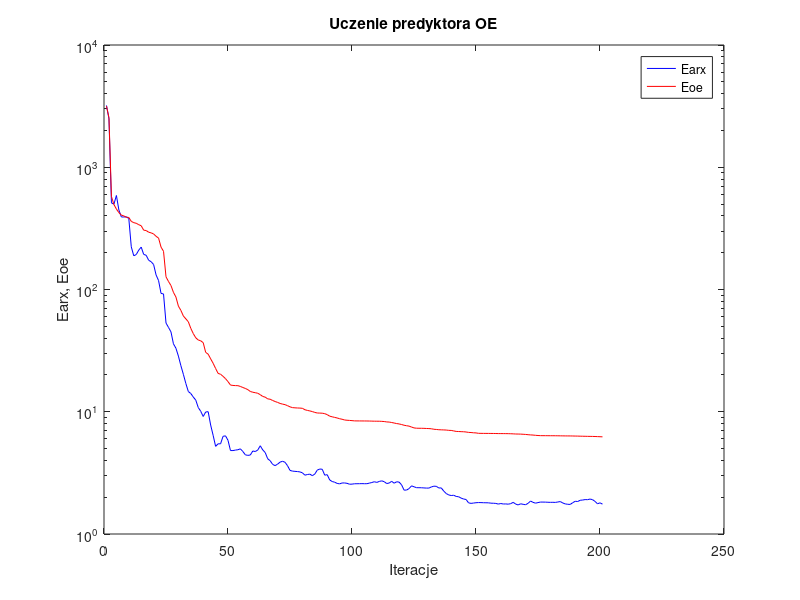
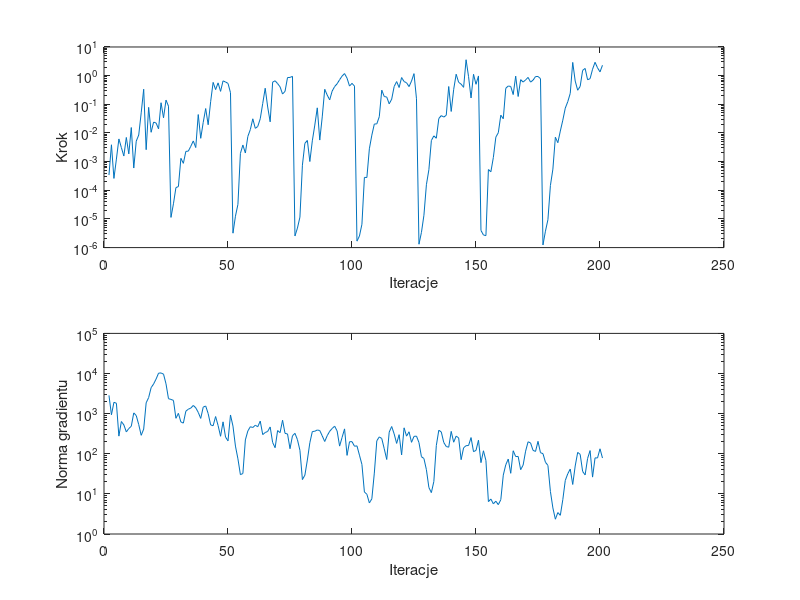

These figures' MATLAB source, in order:
%uczenie predyktora oe
clear all;
n=0; farx(n+1)=3.202870e+003; foe(n+1)=3.163629e+003; wspucz(n+1)=0.000000e+000; ng(n+1)=0.000000e+000;
%odnowa zmiennej metryki
n=1; farx(n+1)=2.490561e+003; foe(n+1)=2.547209e+003; krok(n+1)=3.395966e-004; ng(n+1)=2.853800e+003;
n=2; farx(n+1)=5.111797e+002; foe(n+1)=5.761251e+002; krok(n+1)=3.868579e-003; ng(n+1)=9.370059e+002;
n=3; farx(n+1)=4.986657e+002; foe(n+1)=4.957731e+002; krok(n+1)=2.594055e-004; ng(n+1)=1.915255e+003;
n=4; farx(n+1)=5.874808e+002; foe(n+1)=4.550349e+002; krok(n+1)=1.225207e-003; ng(n+1)=1.815878e+003;
n=5; farx(n+1)=4.470666e+002; foe(n+1)=4.252786e+002; krok(n+1)=6.192369e-003; ng(n+1)=2.751486e+002;
n=6; farx(n+1)=3.922199e+002; foe(n+1)=4.060145e+002; krok(n+1)=3.096185e-003; ng(n+1)=6.363452e+002;
n=7; farx(n+1)=3.916715e+002; foe(n+1)=3.999718e+002; krok(n+1)=1.568736e-003; ng(n+1)=5.253465e+002;
n=8; farx(n+1)=3.935989e+002; foe(n+1)=3.896463e+002; krok(n+1)=6.966499e-003; ng(n+1)=3.504194e+002;
n=9; farx(n+1)=3.810263e+002; foe(n+1)=3.883894e+002; krok(n+1)=1.860699e-003; ng(n+1)=4.258308e+002;
n=10; farx(n+1)=2.233841e+002; foe(n+1)=3.607530e+002; krok(n+1)=1.547432e-002; ng(n+1)=4.845340e+002;
n=11; farx(n+1)=1.886917e+002; foe(n+1)=3.522551e+002; krok(n+1)=5.972073e-004; ng(n+1)=1.043328e+003;
n=12; farx(n+1)=1.931599e+002; foe(n+1)=3.479814e+002; krok(n+1)=5.172508e-003; ng(n+1)=8.953985e+002;
n=13; farx(n+1)=2.097819e+002; foe(n+1)=3.391223e+002; krok(n+1)=8.468065e-003; ng(n+1)=5.336909e+002;
n=14; farx(n+1)=2.222936e+002; foe(n+1)=3.322035e+002; krok(n+1)=5.034993e-002; ng(n+1)=2.882207e+002;
n=15; farx(n+1)=1.937403e+002; foe(n+1)=3.057593e+002; krok(n+1)=3.355407e-001; ng(n+1)=4.116260e+002;
n=16; farx(n+1)=1.906277e+002; foe(n+1)=3.036101e+002; krok(n+1)=2.607206e-003; ng(n+1)=1.860627e+003;
n=17; farx(n+1)=1.735561e+002; foe(n+1)=2.941917e+002; krok(n+1)=7.822596e-002; ng(n+1)=2.514373e+003;
n=18; farx(n+1)=1.687276e+002; foe(n+1)=2.906414e+002; krok(n+1)=1.056599e-002; ng(n+1)=4.441030e+003;
n=19; farx(n+1)=1.601636e+002; foe(n+1)=2.847870e+002; krok(n+1)=2.386882e-002; ng(n+1)=5.485025e+003;
n=20; farx(n+1)=1.315363e+002; foe(n+1)=2.723248e+002; krok(n+1)=2.223039e-002; ng(n+1)=7.277301e+003;
n=21; farx(n+1)=1.183109e+002; foe(n+1)=2.634442e+002; krok(n+1)=1.389524e-002; ng(n+1)=1.020681e+004;
n=22; farx(n+1)=9.288287e+001; foe(n+1)=2.221416e+002; krok(n+1)=1.134226e-001; ng(n+1)=1.032791e+004;
n=23; farx(n+1)=9.200099e+001; foe(n+1)=2.054044e+002; krok(n+1)=3.388472e-002; ng(n+1)=9.648749e+003;
n=24; farx(n+1)=5.318289e+001; foe(n+1)=1.269958e+002; krok(n+1)=1.400181e-001; ng(n+1)=5.539243e+003;
n=25; farx(n+1)=4.898613e+001; foe(n+1)=1.163229e+002; krok(n+1)=8.616836e-002; ng(n+1)=2.357890e+003;
%odnowa zmiennej metryki
n=26; farx(n+1)=4.504470e+001; foe(n+1)=1.078157e+002; krok(n+1)=1.131276e-005; ng(n+1)=2.261918e+003;
n=27; farx(n+1)=3.595020e+001; foe(n+1)=9.477348e+001; krok(n+1)=3.378344e-005; ng(n+1)=2.140201e+003;
n=28; farx(n+1)=3.308456e+001; foe(n+1)=8.679782e+001; krok(n+1)=1.239407e-004; ng(n+1)=7.656893e+002;
n=29; farx(n+1)=2.852049e+001; foe(n+1)=7.309999e+001; krok(n+1)=1.347782e-004; ng(n+1)=1.018184e+003;
n=30; farx(n+1)=2.381461e+001; foe(n+1)=6.746931e+001; krok(n+1)=1.303632e-003; ng(n+1)=6.206388e+002;
n=31; farx(n+1)=2.024702e+001; foe(n+1)=6.073447e+001; krok(n+1)=8.713055e-004; ng(n+1)=5.808926e+002;
n=32; farx(n+1)=1.703138e+001; foe(n+1)=5.753871e+001; krok(n+1)=2.275225e-003; ng(n+1)=1.151010e+003;
n=33; farx(n+1)=1.463846e+001; foe(n+1)=5.446805e+001; krok(n+1)=2.324799e-003; ng(n+1)=1.290040e+003;
n=34; farx(n+1)=1.410036e+001; foe(n+1)=4.808446e+001; krok(n+1)=3.427028e-003; ng(n+1)=1.374761e+003;
n=35; farx(n+1)=1.320153e+001; foe(n+1)=4.357499e+001; krok(n+1)=5.269205e-003; ng(n+1)=1.600575e+003;
n=36; farx(n+1)=1.244728e+001; foe(n+1)=4.026872e+001; krok(n+1)=3.096185e-003; ng(n+1)=1.398475e+003;
n=37; farx(n+1)=1.083482e+001; foe(n+1)=3.863984e+001; krok(n+1)=4.388300e-002; ng(n+1)=1.075440e+003;
n=38; farx(n+1)=1.009014e+001; foe(n+1)=3.804693e+001; krok(n+1)=6.506258e-003; ng(n+1)=7.601443e+002;
n=39; farx(n+1)=9.150491e+000; foe(n+1)=3.674908e+001; krok(n+1)=2.319637e-002; ng(n+1)=1.449592e+003;
n=40; farx(n+1)=9.952547e+000; foe(n+1)=3.059083e+001; krok(n+1)=7.113068e-002; ng(n+1)=1.552320e+003;
n=41; farx(n+1)=1.001325e+001; foe(n+1)=2.958641e+001; krok(n+1)=1.932256e-002; ng(n+1)=1.004394e+003;
n=42; farx(n+1)=7.792597e+000; foe(n+1)=2.710424e+001; krok(n+1)=1.237945e-001; ng(n+1)=5.239729e+002;
n=43; farx(n+1)=6.417570e+000; foe(n+1)=2.492061e+001; krok(n+1)=5.821767e-001; ng(n+1)=4.986645e+002;
n=44; farx(n+1)=5.213180e+000; foe(n+1)=2.260220e+001; krok(n+1)=3.255844e-001; ng(n+1)=8.466364e+002;
n=45; farx(n+1)=5.469104e+000; foe(n+1)=2.059356e+001; krok(n+1)=5.596492e-001; ng(n+1)=5.065228e+002;
n=46; farx(n+1)=5.466698e+000; foe(n+1)=2.027070e+001; krok(n+1)=2.828655e-001; ng(n+1)=2.729891e+002;
n=47; farx(n+1)=6.295512e+000; foe(n+1)=1.948625e+001; krok(n+1)=6.577988e-001; ng(n+1)=6.242851e+002;
n=48; farx(n+1)=6.354256e+000; foe(n+1)=1.864405e+001; krok(n+1)=5.995370e-001; ng(n+1)=2.615687e+002;
n=49; farx(n+1)=5.837726e+000; foe(n+1)=1.764227e+001; krok(n+1)=5.377399e-001; ng(n+1)=2.093028e+002;
n=50; farx(n+1)=4.815994e+000; foe(n+1)=1.653491e+001; krok(n+1)=2.550707e-001; ng(n+1)=9.259818e+002;
%odnowa zmiennej metryki
n=51; farx(n+1)=4.814293e+000; foe(n+1)=1.641749e+001; krok(n+1)=3.185077e-006; ng(n+1)=4.891586e+002;
n=52; farx(n+1)=4.857033e+000; foe(n+1)=1.636399e+001; krok(n+1)=1.245057e-005; ng(n+1)=1.553522e+002;
n=53; farx(n+1)=4.891684e+000; foe(n+1)=1.634185e+001; krok(n+1)=3.223481e-005; ng(n+1)=7.480675e+001;
n=54; farx(n+1)=4.971751e+000; foe(n+1)=1.610620e+001; krok(n+1)=1.935208e-003; ng(n+1)=3.016496e+001;
n=55; farx(n+1)=4.727245e+000; foe(n+1)=1.578704e+001; krok(n+1)=3.792736e-003; ng(n+1)=3.221991e+001;
n=56; farx(n+1)=4.441813e+000; foe(n+1)=1.551076e+001; krok(n+1)=1.995464e-003; ng(n+1)=2.213220e+002;
n=57; farx(n+1)=4.397427e+000; foe(n+1)=1.516377e+001; krok(n+1)=7.585588e-003; ng(n+1)=3.697876e+002;
n=58; farx(n+1)=4.428564e+000; foe(n+1)=1.465319e+001; krok(n+1)=1.308616e-002; ng(n+1)=4.713510e+002;
n=59; farx(n+1)=4.775870e+000; foe(n+1)=1.443977e+001; krok(n+1)=3.120433e-002; ng(n+1)=4.516957e+002;
n=60; farx(n+1)=4.726718e+000; foe(n+1)=1.431877e+001; krok(n+1)=1.450364e-002; ng(n+1)=5.137846e+002;
n=61; farx(n+1)=4.864481e+000; foe(n+1)=1.416593e+001; krok(n+1)=1.684825e-002; ng(n+1)=4.723057e+002;
n=62; farx(n+1)=5.270174e+000; foe(n+1)=1.379514e+001; krok(n+1)=3.134015e-002; ng(n+1)=6.521507e+002;
n=63; farx(n+1)=4.877480e+000; foe(n+1)=1.334452e+001; krok(n+1)=1.067078e-001; ng(n+1)=3.000840e+002;
n=64; farx(n+1)=4.638938e+000; foe(n+1)=1.316602e+001; krok(n+1)=3.635836e-001; ng(n+1)=3.379129e+002;
n=65; farx(n+1)=4.125350e+000; foe(n+1)=1.275032e+001; krok(n+1)=8.061847e-002; ng(n+1)=3.601758e+002;
n=66; farx(n+1)=3.974908e+000; foe(n+1)=1.265934e+001; krok(n+1)=2.447549e-002; ng(n+1)=4.659992e+002;
n=67; farx(n+1)=3.710397e+000; foe(n+1)=1.236298e+001; krok(n+1)=5.945315e-001; ng(n+1)=1.905854e+002;
n=68; farx(n+1)=3.625122e+000; foe(n+1)=1.212945e+001; krok(n+1)=6.614848e-001; ng(n+1)=1.416465e+002;
n=69; farx(n+1)=3.728465e+000; foe(n+1)=1.192143e+001; krok(n+1)=5.281623e-001; ng(n+1)=3.784476e+002;
n=70; farx(n+1)=3.871698e+000; foe(n+1)=1.169674e+001; krok(n+1)=4.063898e-001; ng(n+1)=3.360794e+002;
n=71; farx(n+1)=3.936997e+000; foe(n+1)=1.154572e+001; krok(n+1)=2.278082e-001; ng(n+1)=6.854335e+002;
n=72; farx(n+1)=3.860218e+000; foe(n+1)=1.143140e+001; krok(n+1)=2.833785e-001; ng(n+1)=3.217480e+002;
n=73; farx(n+1)=3.619892e+000; foe(n+1)=1.121415e+001; krok(n+1)=8.576098e-001; ng(n+1)=3.121075e+002;
n=74; farx(n+1)=3.313919e+000; foe(n+1)=1.097110e+001; krok(n+1)=8.674420e-001; ng(n+1)=1.335715e+002;
n=75; farx(n+1)=3.269141e+000; foe(n+1)=1.080996e+001; krok(n+1)=9.429061e-001; ng(n+1)=2.810941e+002;
%odnowa zmiennej metryki
n=76; farx(n+1)=3.254307e+000; foe(n+1)=1.076602e+001; krok(n+1)=2.542898e-006; ng(n+1)=3.228672e+002;
n=77; farx(n+1)=3.242120e+000; foe(n+1)=1.073675e+001; krok(n+1)=4.811020e-006; ng(n+1)=2.244516e+002;
n=78; farx(n+1)=3.220309e+000; foe(n+1)=1.071722e+001; krok(n+1)=1.153689e-005; ng(n+1)=1.220381e+002;
n=79; farx(n+1)=3.167259e+000; foe(n+1)=1.066924e+001; krok(n+1)=7.499704e-004; ng(n+1)=2.270832e+001;
n=80; farx(n+1)=3.029313e+000; foe(n+1)=1.038878e+001; krok(n+1)=4.337081e-003; ng(n+1)=2.928840e+001;
n=81; farx(n+1)=3.065153e+000; foe(n+1)=1.025703e+001; krok(n+1)=5.478088e-003; ng(n+1)=6.990870e+001;
n=82; farx(n+1)=3.088336e+000; foe(n+1)=1.015640e+001; krok(n+1)=1.006932e-003; ng(n+1)=1.883307e+002;
n=83; farx(n+1)=3.000058e+000; foe(n+1)=1.003618e+001; krok(n+1)=5.320104e-003; ng(n+1)=3.572207e+002;
n=84; farx(n+1)=3.094255e+000; foe(n+1)=9.875326e+000; krok(n+1)=1.881038e-002; ng(n+1)=3.641108e+002;
n=85; farx(n+1)=3.333172e+000; foe(n+1)=9.769299e+000; krok(n+1)=7.524152e-002; ng(n+1)=3.908046e+002;
n=86; farx(n+1)=3.400692e+000; foe(n+1)=9.752491e+000; krok(n+1)=5.647473e-003; ng(n+1)=3.795120e+002;
n=87; farx(n+1)=3.385710e+000; foe(n+1)=9.730955e+000; krok(n+1)=3.640360e-002; ng(n+1)=2.789551e+002;
n=88; farx(n+1)=3.028575e+000; foe(n+1)=9.647080e+000; krok(n+1)=3.337297e-001; ng(n+1)=2.021142e+002;
n=89; farx(n+1)=3.057892e+000; foe(n+1)=9.473429e+000; krok(n+1)=2.103304e-001; ng(n+1)=2.819096e+002;
n=90; farx(n+1)=2.769426e+000; foe(n+1)=9.201294e+000; krok(n+1)=1.428686e-001; ng(n+1)=3.635128e+002;
n=91; farx(n+1)=2.687650e+000; foe(n+1)=9.096476e+000; krok(n+1)=2.883317e-001; ng(n+1)=4.260753e+002;
n=92; farx(n+1)=2.653332e+000; foe(n+1)=8.990786e+000; krok(n+1)=4.158012e-001; ng(n+1)=4.871783e+002;
n=93; farx(n+1)=2.594042e+000; foe(n+1)=8.897953e+000; krok(n+1)=5.202472e-001; ng(n+1)=3.700007e+002;
n=94; farx(n+1)=2.571709e+000; foe(n+1)=8.770101e+000; krok(n+1)=7.214488e-001; ng(n+1)=1.551265e+002;
n=95; farx(n+1)=2.614531e+000; foe(n+1)=8.684174e+000; krok(n+1)=9.639418e-001; ng(n+1)=2.550966e+002;
n=96; farx(n+1)=2.616016e+000; foe(n+1)=8.566081e+000; krok(n+1)=1.180120e+000; ng(n+1)=4.168272e+002;
n=97; farx(n+1)=2.597360e+000; foe(n+1)=8.521622e+000; krok(n+1)=8.155462e-001; ng(n+1)=9.112713e+001;
n=98; farx(n+1)=2.554698e+000; foe(n+1)=8.493541e+000; krok(n+1)=4.324752e-001; ng(n+1)=1.992538e+002;
n=99; farx(n+1)=2.558401e+000; foe(n+1)=8.461597e+000; krok(n+1)=5.386117e-001; ng(n+1)=2.004928e+002;
n=100; farx(n+1)=2.576090e+000; foe(n+1)=8.420832e+000; krok(n+1)=4.317671e-001; ng(n+1)=1.539730e+002;
%odnowa zmiennej metryki
n=101; farx(n+1)=2.577711e+000; foe(n+1)=8.415438e+000; krok(n+1)=1.678983e-006; ng(n+1)=1.574300e+002;
n=102; farx(n+1)=2.579347e+000; foe(n+1)=8.412833e+000; krok(n+1)=2.537287e-006; ng(n+1)=9.237499e+001;
n=103; farx(n+1)=2.582716e+000; foe(n+1)=8.410358e+000; krok(n+1)=6.514692e-006; ng(n+1)=5.408830e+001;
n=104; farx(n+1)=2.578564e+000; foe(n+1)=8.406069e+000; krok(n+1)=2.817596e-004; ng(n+1)=1.115043e+001;
n=105; farx(n+1)=2.579077e+000; foe(n+1)=8.403699e+000; krok(n+1)=2.790064e-004; ng(n+1)=9.788064e+000;
n=106; farx(n+1)=2.607020e+000; foe(n+1)=8.395593e+000; krok(n+1)=2.804162e-003; ng(n+1)=5.948409e+000;
n=107; farx(n+1)=2.637530e+000; foe(n+1)=8.383444e+000; krok(n+1)=8.402186e-003; ng(n+1)=7.537996e+000;
n=108; farx(n+1)=2.676556e+000; foe(n+1)=8.372555e+000; krok(n+1)=2.047906e-002; ng(n+1)=3.296049e+001;
n=109; farx(n+1)=2.643087e+000; foe(n+1)=8.368578e+000; krok(n+1)=2.076180e-002; ng(n+1)=2.104294e+002;
n=110; farx(n+1)=2.691942e+000; foe(n+1)=8.365779e+000; krok(n+1)=3.688951e-002; ng(n+1)=2.633240e+002;
n=111; farx(n+1)=2.721797e+000; foe(n+1)=8.345393e+000; krok(n+1)=3.118032e-001; ng(n+1)=2.396969e+002;
n=112; farx(n+1)=2.677452e+000; foe(n+1)=8.318372e+000; krok(n+1)=1.867662e-001; ng(n+1)=1.330523e+002;
n=113; farx(n+1)=2.586663e+000; foe(n+1)=8.254740e+000; krok(n+1)=1.794664e-001; ng(n+1)=7.199470e+001;
n=114; farx(n+1)=2.612611e+000; foe(n+1)=8.235387e+000; krok(n+1)=1.037624e-001; ng(n+1)=3.459664e+002;
n=115; farx(n+1)=2.697634e+000; foe(n+1)=8.164440e+000; krok(n+1)=1.509846e-001; ng(n+1)=4.776602e+002;
n=116; farx(n+1)=2.603396e+000; foe(n+1)=8.089222e+000; krok(n+1)=4.178411e-001; ng(n+1)=3.125839e+002;
n=117; farx(n+1)=2.675549e+000; foe(n+1)=8.005189e+000; krok(n+1)=6.212565e-001; ng(n+1)=1.810022e+002;
n=118; farx(n+1)=2.656662e+000; foe(n+1)=7.949158e+000; krok(n+1)=3.856870e-001; ng(n+1)=2.992102e+002;
n=119; farx(n+1)=2.523163e+000; foe(n+1)=7.861102e+000; krok(n+1)=8.576098e-001; ng(n+1)=9.361455e+001;
n=120; farx(n+1)=2.284547e+000; foe(n+1)=7.756248e+000; krok(n+1)=6.224492e-001; ng(n+1)=4.427844e+002;
n=121; farx(n+1)=2.288268e+000; foe(n+1)=7.686102e+000; krok(n+1)=5.636152e-001; ng(n+1)=2.746604e+002;
n=122; farx(n+1)=2.351142e+000; foe(n+1)=7.630036e+000; krok(n+1)=4.144507e-001; ng(n+1)=3.528964e+002;
n=123; farx(n+1)=2.477221e+000; foe(n+1)=7.498036e+000; krok(n+1)=6.480438e-001; ng(n+1)=1.927816e+002;
n=124; farx(n+1)=2.434348e+000; foe(n+1)=7.375969e+000; krok(n+1)=1.174181e+000; ng(n+1)=2.710441e+002;
n=125; farx(n+1)=2.392915e+000; foe(n+1)=7.334069e+000; krok(n+1)=1.559895e-001; ng(n+1)=2.752864e+002;
%odnowa zmiennej metryki
n=126; farx(n+1)=2.391569e+000; foe(n+1)=7.327579e+000; krok(n+1)=1.312666e-006; ng(n+1)=1.899447e+002;
n=127; farx(n+1)=2.389598e+000; foe(n+1)=7.324397e+000; krok(n+1)=3.394755e-006; ng(n+1)=8.446811e+001;
n=128; farx(n+1)=2.381626e+000; foe(n+1)=7.316776e+000; krok(n+1)=1.344676e-005; ng(n+1)=7.623254e+001;
n=129; farx(n+1)=2.375336e+000; foe(n+1)=7.298698e+000; krok(n+1)=1.562643e-004; ng(n+1)=4.010740e+001;
n=130; farx(n+1)=2.374030e+000; foe(n+1)=7.285927e+000; krok(n+1)=5.236811e-004; ng(n+1)=1.441786e+001;
n=131; farx(n+1)=2.426659e+000; foe(n+1)=7.258909e+000; krok(n+1)=5.433546e-003; ng(n+1)=1.075864e+001;
n=132; farx(n+1)=2.461727e+000; foe(n+1)=7.190374e+000; krok(n+1)=7.932207e-003; ng(n+1)=2.039673e+001;
n=133; farx(n+1)=2.454629e+000; foe(n+1)=7.165350e+000; krok(n+1)=6.543079e-003; ng(n+1)=1.605140e+002;
n=134; farx(n+1)=2.379252e+000; foe(n+1)=7.128101e+000; krok(n+1)=3.192743e-002; ng(n+1)=3.859231e+002;
n=135; farx(n+1)=2.381926e+000; foe(n+1)=7.114359e+000; krok(n+1)=4.034388e-002; ng(n+1)=3.496296e+002;
n=136; farx(n+1)=2.243389e+000; foe(n+1)=7.101767e+000; krok(n+1)=3.579522e-002; ng(n+1)=1.910613e+002;
n=137; farx(n+1)=2.142882e+000; foe(n+1)=7.085004e+000; krok(n+1)=4.134280e-002; ng(n+1)=1.517049e+002;
n=138; farx(n+1)=2.087329e+000; foe(n+1)=7.045919e+000; krok(n+1)=4.176037e-001; ng(n+1)=1.456001e+002;
n=139; farx(n+1)=2.063870e+000; foe(n+1)=7.034098e+000; krok(n+1)=5.625683e-002; ng(n+1)=3.612902e+002;
n=140; farx(n+1)=2.075887e+000; foe(n+1)=6.971620e+000; krok(n+1)=3.326660e-001; ng(n+1)=1.940514e+002;
n=141; farx(n+1)=2.029353e+000; foe(n+1)=6.905424e+000; krok(n+1)=1.120145e+000; ng(n+1)=2.749121e+002;
n=142; farx(n+1)=2.017270e+000; foe(n+1)=6.891565e+000; krok(n+1)=5.853717e-001; ng(n+1)=2.491808e+002;
n=143; farx(n+1)=1.966422e+000; foe(n+1)=6.874124e+000; krok(n+1)=5.041216e-001; ng(n+1)=7.124018e+001;
n=144; farx(n+1)=1.932746e+000; foe(n+1)=6.861705e+000; krok(n+1)=3.904377e-001; ng(n+1)=1.408787e+002;
n=145; farx(n+1)=1.915822e+000; foe(n+1)=6.831944e+000; krok(n+1)=3.588029e+000; ng(n+1)=1.590989e+002;
n=146; farx(n+1)=1.798118e+000; foe(n+1)=6.779174e+000; krok(n+1)=9.205345e-001; ng(n+1)=1.607130e+002;
n=147; farx(n+1)=1.780419e+000; foe(n+1)=6.762467e+000; krok(n+1)=1.664562e-001; ng(n+1)=2.532640e+002;
n=148; farx(n+1)=1.791519e+000; foe(n+1)=6.728420e+000; krok(n+1)=1.114151e+000; ng(n+1)=1.126701e+002;
n=149; farx(n+1)=1.802452e+000; foe(n+1)=6.713993e+000; krok(n+1)=4.995470e-001; ng(n+1)=1.214280e+002;
n=150; farx(n+1)=1.807870e+000; foe(n+1)=6.661026e+000; krok(n+1)=9.752246e-001; ng(n+1)=2.178851e+002;
%odnowa zmiennej metryki
n=151; farx(n+1)=1.806634e+000; foe(n+1)=6.658100e+000; krok(n+1)=3.969171e-006; ng(n+1)=6.008637e+001;
n=152; farx(n+1)=1.802449e+000; foe(n+1)=6.652906e+000; krok(n+1)=2.752569e-006; ng(n+1)=1.186663e+002;
n=153; farx(n+1)=1.801051e+000; foe(n+1)=6.651276e+000; krok(n+1)=2.615947e-006; ng(n+1)=6.789865e+001;
n=154; farx(n+1)=1.799199e+000; foe(n+1)=6.649140e+000; krok(n+1)=5.292541e-004; ng(n+1)=6.407353e+000;
n=155; farx(n+1)=1.787226e+000; foe(n+1)=6.645452e+000; krok(n+1)=4.430569e-004; ng(n+1)=7.437059e+000;
n=156; farx(n+1)=1.784803e+000; foe(n+1)=6.643234e+000; krok(n+1)=1.402097e-003; ng(n+1)=5.646806e+000;
n=157; farx(n+1)=1.779357e+000; foe(n+1)=6.637488e+000; krok(n+1)=7.162643e-003; ng(n+1)=6.571466e+000;
n=158; farx(n+1)=1.756759e+000; foe(n+1)=6.629857e+000; krok(n+1)=1.021537e-002; ng(n+1)=5.387378e+000;
n=159; farx(n+1)=1.776195e+000; foe(n+1)=6.628249e+000; krok(n+1)=4.171622e-002; ng(n+1)=7.160900e+000;
n=160; farx(n+1)=1.759588e+000; foe(n+1)=6.626634e+000; krok(n+1)=3.133413e-002; ng(n+1)=2.934421e+001;
n=161; farx(n+1)=1.762400e+000; foe(n+1)=6.623664e+000; krok(n+1)=3.614383e-001; ng(n+1)=5.313461e+001;
n=162; farx(n+1)=1.753784e+000; foe(n+1)=6.619109e+000; krok(n+1)=4.352152e-001; ng(n+1)=7.376927e+001;
n=163; farx(n+1)=1.771220e+000; foe(n+1)=6.608634e+000; krok(n+1)=4.188878e-001; ng(n+1)=3.259413e+001;
n=164; farx(n+1)=1.815531e+000; foe(n+1)=6.595142e+000; krok(n+1)=2.186494e-001; ng(n+1)=1.188809e+002;
n=165; farx(n+1)=1.756134e+000; foe(n+1)=6.576269e+000; krok(n+1)=9.606268e-001; ng(n+1)=8.517048e+001;
n=166; farx(n+1)=1.729002e+000; foe(n+1)=6.572524e+000; krok(n+1)=1.872762e-001; ng(n+1)=8.576626e+001;
n=167; farx(n+1)=1.766561e+000; foe(n+1)=6.562194e+000; krok(n+1)=7.238598e-001; ng(n+1)=4.011719e+001;
n=168; farx(n+1)=1.749333e+000; foe(n+1)=6.544456e+000; krok(n+1)=5.976464e-001; ng(n+1)=5.210195e+001;
n=169; farx(n+1)=1.735390e+000; foe(n+1)=6.522310e+000; krok(n+1)=7.113726e-001; ng(n+1)=1.160887e+002;
n=170; farx(n+1)=1.783242e+000; foe(n+1)=6.491356e+000; krok(n+1)=8.679464e-001; ng(n+1)=1.988462e+002;
n=171; farx(n+1)=1.859662e+000; foe(n+1)=6.464856e+000; krok(n+1)=5.945315e-001; ng(n+1)=1.861352e+002;
n=172; farx(n+1)=1.815347e+000; foe(n+1)=6.447846e+000; krok(n+1)=6.954939e-001; ng(n+1)=1.214815e+002;
n=173; farx(n+1)=1.787824e+000; foe(n+1)=6.415946e+000; krok(n+1)=9.282331e-001; ng(n+1)=1.143065e+002;
n=174; farx(n+1)=1.807154e+000; foe(n+1)=6.392602e+000; krok(n+1)=9.362720e-001; ng(n+1)=2.041457e+002;
n=175; farx(n+1)=1.824970e+000; foe(n+1)=6.375672e+000; krok(n+1)=7.847380e-001; ng(n+1)=1.063765e+002;
%odnowa zmiennej metryki
n=176; farx(n+1)=1.824121e+000; foe(n+1)=6.373545e+000; krok(n+1)=1.236046e-006; ng(n+1)=1.006376e+002;
n=177; farx(n+1)=1.822882e+000; foe(n+1)=6.371891e+000; krok(n+1)=3.746949e-006; ng(n+1)=6.135640e+001;
n=178; farx(n+1)=1.818189e+000; foe(n+1)=6.368821e+000; krok(n+1)=9.410994e-006; ng(n+1)=5.134957e+001;
n=179; farx(n+1)=1.815285e+000; foe(n+1)=6.366877e+000; krok(n+1)=1.467758e-004; ng(n+1)=1.149934e+001;
n=180; farx(n+1)=1.817082e+000; foe(n+1)=6.365655e+000; krok(n+1)=5.465324e-004; ng(n+1)=4.466773e+000;
n=181; farx(n+1)=1.812991e+000; foe(n+1)=6.363056e+000; krok(n+1)=7.088910e-003; ng(n+1)=2.337735e+000;
n=182; farx(n+1)=1.827742e+000; foe(n+1)=6.359372e+000; krok(n+1)=4.573216e-003; ng(n+1)=3.423300e+000;
n=183; farx(n+1)=1.841915e+000; foe(n+1)=6.353643e+000; krok(n+1)=1.168746e-002; ng(n+1)=2.925392e+000;
n=184; farx(n+1)=1.792718e+000; foe(n+1)=6.349720e+000; krok(n+1)=2.788482e-002; ng(n+1)=7.162731e+000;
n=185; farx(n+1)=1.762959e+000; foe(n+1)=6.344062e+000; krok(n+1)=7.356694e-002; ng(n+1)=2.163530e+001;
n=186; farx(n+1)=1.749962e+000; foe(n+1)=6.342418e+000; krok(n+1)=1.230771e-001; ng(n+1)=3.170186e+001;
n=187; farx(n+1)=1.746266e+000; foe(n+1)=6.340486e+000; krok(n+1)=2.409855e-001; ng(n+1)=4.163839e+001;
n=188; farx(n+1)=1.803172e+000; foe(n+1)=6.335019e+000; krok(n+1)=2.895359e+000; ng(n+1)=1.716300e+001;
n=189; farx(n+1)=1.852650e+000; foe(n+1)=6.326770e+000; krok(n+1)=6.480438e-001; ng(n+1)=4.963854e+001;
n=190; farx(n+1)=1.843860e+000; foe(n+1)=6.322497e+000; krok(n+1)=3.096904e-001; ng(n+1)=1.080777e+002;
n=191; farx(n+1)=1.887660e+000; foe(n+1)=6.312425e+000; krok(n+1)=4.213257e-001; ng(n+1)=9.672918e+001;
n=192; farx(n+1)=1.895981e+000; foe(n+1)=6.305965e+000; krok(n+1)=1.527605e+000; ng(n+1)=3.620862e+001;
n=193; farx(n+1)=1.912376e+000; foe(n+1)=6.299675e+000; krok(n+1)=1.784628e+000; ng(n+1)=2.970399e+001;
n=194; farx(n+1)=1.908842e+000; foe(n+1)=6.292735e+000; krok(n+1)=7.178655e-001; ng(n+1)=7.658810e+001;
n=195; farx(n+1)=1.932183e+000; foe(n+1)=6.287695e+000; krok(n+1)=7.847380e-001; ng(n+1)=1.200814e+002;
n=196; farx(n+1)=1.908697e+000; foe(n+1)=6.283165e+000; krok(n+1)=1.675028e+000; ng(n+1)=2.619825e+001;
n=197; farx(n+1)=1.847916e+000; foe(n+1)=6.274153e+000; krok(n+1)=2.924078e+000; ng(n+1)=7.895672e+001;
n=198; farx(n+1)=1.765509e+000; foe(n+1)=6.261766e+000; krok(n+1)=1.879567e+000; ng(n+1)=7.855833e+001;
n=199; farx(n+1)=1.799593e+000; foe(n+1)=6.249442e+000; krok(n+1)=1.352447e+000; ng(n+1)=1.329368e+002;
n=200; farx(n+1)=1.755213e+000; foe(n+1)=6.235341e+000; krok(n+1)=2.306654e+000; ng(n+1)=7.825476e+001;

figure; semilogy(farx,'b'); hold on; semilogy(foe,'r'); xlabel('Iteracje'); ylabel('Earx, Eoe'); legend('Earx','Eoe'); title('Uczenie predyktora OE');
figure; subplot(2,1,1); semilogy(krok); xlabel('Iteracje'); ylabel('Krok');
subplot(2,1,2); semilogy(ng); xlabel('Iteracje'); ylabel('Norma gradientu');
Earx=farx(n+1)
Eoe=foe(n+1)
